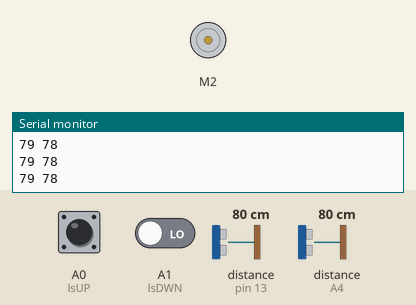
Recording of a sketch running on a simulated Arduino Uno, built with avr-gcc and run on an emulated ATmega328P. Shown: DC motor (green arrow = forward, orange = backward, longer = faster), the last lines printed to the serial monitor. Wiring (inferred from the names in the program): 2 × ultrasonic range finder: trigger pin 2, echo pin 13 / trigger A5, echo A4. The test bench sets the inputs (shaded band); at power-on: A0 (lsUP) LOW, A1 (lsDWN) LOW, distance to the obstacle (sensors on pin 13, A4) 80 cm. The echo pulse lasts 58.3 µs per cm.

Above: at 1.2 s.
1.3 s: A0 (lsUP) pulled HIGH for 0.15 s
At 2.1 s:
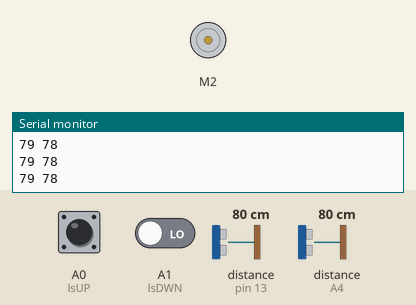
2.9 s: A1 (lsDWN) driven HIGH
At 4.2 s:
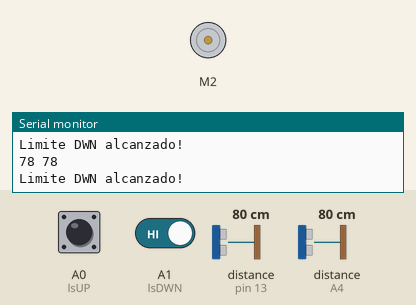
4.5 s: distance to the obstacle (sensor on pin 13) set to 21 cm
7.5 s: distance to the obstacle (sensor on pin 13) set to 17 cm
Timing chart, 0 to 10.5 s (numbered marks = the images above; inputs shaded):
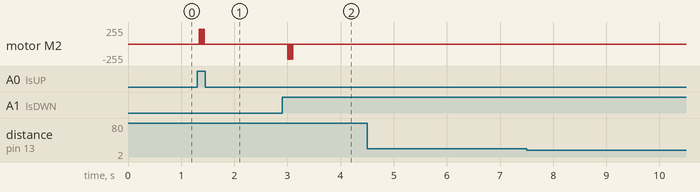

The sketch:

CODIGO_CHIDO.ino
```cpp
#include <AFMotor.h>
const int Trigger1 = A5;   //Pin digital 2 para el Trigger del sensor
const int Echo1 = A4;
int Trigger2 = 2;   //Pin digital 2 para el Trigger del sensor
int Echo2 = 13;   //Pin digital 3 para el Echo del sensor
const int lsUP = A0;
const int lsDWN = A1;
String var;
AF_DCMotor motor(2, MOTOR12_64KHZ);

void setup() {
  Serial.begin(9600);//inicializamos la comunicación
  motor.setSpeed(225);
  pinMode(Trigger1, OUTPUT); //pin como salida
  pinMode(Echo1, INPUT);  //pin como entrada
  pinMode(Trigger2, OUTPUT); //pin como salida
  pinMode(Echo2, INPUT);  //pin como entrada
  pinMode(lsUP, INPUT);
  pinMode(lsDWN,INPUT);
  digitalWrite(Trigger1, LOW);
  digitalWrite(Trigger2, LOW);//Inicializamos el pin con 0
}

void loop()
{
  long t1; //tiempo que demora en llegar el eco
  long d1; //distancia en centimetros
  long t2; //tiempo que demora en llegar el eco
  long d2; //distancia en centimetros

  digitalWrite(Trigger1, HIGH);
  delayMicroseconds(10);          //Enviamos un pulso de 10us
  digitalWrite(Trigger1, LOW);
  t1 = pulseIn(Echo1, HIGH); //obtenemos el ancho del pulso
  d1 = t1/59;

  digitalWrite(Trigger2, HIGH);
  delayMicroseconds(10);          //Enviamos un pulso de 10us
  digitalWrite(Trigger2, LOW);
  t2 = pulseIn(Echo2, HIGH); //obtenemos el ancho del pulso
  d2 = t2/59;                //escalamos el tiempo a una distancia en cm

  if (digitalRead(lsUP) == HIGH) {
    Serial.println("Limite UP alcanzado!");
  }
  if (digitalRead(lsDWN) == HIGH) {
    Serial.println("Limite DWN alcanzado!");
  }
  Serial.print(d1);      //Enviamos serialmente el valor de la distancia
  Serial.print(" ");      //Enviamos serialmente el valor de la distancia
  Serial.print(d2);      //Enviamos serialmente el valor de la distancia
  Serial.println();

  if (d1 < 18 || d2 < 18 || var.indexOf("S") > 0) {
    motor.run(RELEASE);
    Serial.println("STOP!!");
    if (var.indexOf("S") > 0) {
      var = ""; // Limpia la variable var después de usarla
    }
    delay(100);
    return; // Sale del loop y vuelve a empezar
  }

  if (digitalRead(lsDWN) == HIGH) {
      var == "";
      motor.run(BACKWARD);
      delay(10);
      motor.run(RELEASE);
      return;
  }
  if (digitalRead(lsUP) == HIGH) {
      var == "";
      motor.run(FORWARD);
      delay(10);
      motor.run(RELEASE);
      return;
  }

  // Si no hay condición de parada, revisa si hay comandos seriales
  if (Serial.available() > 0) {
    var = Serial.readString();
    if (var == "UP") {
      motor.run(BACKWARD);
      Serial.println("UP!");
      delay(100);
      return;
    }
    else if (var == "DOWN") {
      motor.run(FORWARD);
      Serial.println("DOWN!");
      delay(100);
      return;
    }
    else if (var == "AU" && digitalRead(lsUP) != HIGH) {
      motor.run(BACKWARD);
      return;
    }
    else if (var == "AD" && digitalRead(lsDWN) != HIGH) {
      motor.run(FORWARD);
      return;
    }
    else if (var == "MU" && digitalRead(lsUP) != HIGH) {
      motor.run(BACKWARD);
      delay(50);
      motor.run(RELEASE);
      var == "";
      return;
    }
    else if (var == "MD" && digitalRead(lsDWN) != HIGH) {
      motor.run(FORWARD);
      delay(10);
      motor.run(RELEASE);
      var == "";
      return;
    }

  }

  delay(100);          //Hacemos una pausa de 100ms

}
```

Measured:
- after the input at 1.3 s, motor M2: alternates forward 225/255 for 0.01 s and stopped for 0.01 s, 10 changes in all, then stays stopped, starting at once
- after the input at 2.9 s, motor M2: alternates backward 225/255 for 0.01 s and stopped for 0.01 s, 10 changes in all, then stays stopped, starting after 0.10 s
